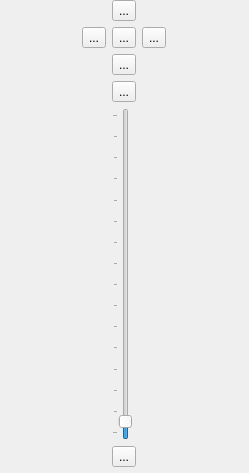
<ui version="4.0" >
 <class>MarbleNavigator</class>
 <widget class="QWidget" name="MarbleNavigator" >
  <property name="geometry" >
   <rect>
    <x>0</x>
    <y>0</y>
    <width>249</width>
    <height>473</height>
   </rect>
  </property>
  <property name="sizePolicy" >
   <sizepolicy>
    <hsizetype>0</hsizetype>
    <vsizetype>5</vsizetype>
    <horstretch>0</horstretch>
    <verstretch>0</verstretch>
   </sizepolicy>
  </property>
  <property name="windowTitle" >
   <string>Form</string>
  </property>
  <layout class="QHBoxLayout" >
   <property name="margin" >
    <number>0</number>
   </property>
   <property name="spacing" >
    <number>6</number>
   </property>
   <item>
    <layout class="QGridLayout" >
     <property name="margin" >
      <number>0</number>
     </property>
     <property name="spacing" >
      <number>6</number>
     </property>
     <item row="6" column="1" >
      <widget class="QFrame" name="m_pSpacerFrame" >
       <property name="sizePolicy" >
        <sizepolicy>
         <hsizetype>0</hsizetype>
         <vsizetype>0</vsizetype>
         <horstretch>0</horstretch>
         <verstretch>0</verstretch>
        </sizepolicy>
       </property>
       <property name="minimumSize" >
        <size>
         <width>16</width>
         <height>0</height>
        </size>
       </property>
       <property name="frameShape" >
        <enum>QFrame::NoFrame</enum>
       </property>
       <property name="frameShadow" >
        <enum>QFrame::Plain</enum>
       </property>
      </widget>
     </item>
     <item row="0" column="1" >
      <widget class="QToolButton" name="moveUpButton" >
       <property name="toolTip" >
        <string>Up</string>
       </property>
       <property name="whatsThis" >
        <string>Tilts the earth's axis towards the user.</string>
       </property>
       <property name="text" >
        <string>...</string>
       </property>
       <property name="icon" >
        <iconset resource="marble.qrc" >:/icons/arrow-up.png</iconset>
       </property>
      </widget>
     </item>
     <item row="1" column="0" >
      <widget class="QToolButton" name="moveLeftButton" >
       <property name="toolTip" >
        <string>Left</string>
       </property>
       <property name="whatsThis" >
        <string>Rotates the earth counterclockwise around its axis.</string>
       </property>
       <property name="text" >
        <string>...</string>
       </property>
       <property name="icon" >
        <iconset resource="marble.qrc" >:/icons/arrow-left.png</iconset>
       </property>
       <property name="shortcut" >
        <string>Left</string>
       </property>
      </widget>
     </item>
     <item row="1" column="1" >
      <widget class="QToolButton" name="goHomeButton" >
       <property name="toolTip" >
        <string>Reset View</string>
       </property>
       <property name="whatsThis" >
        <string>Click this button to restore the original zoom level and view angle.</string>
       </property>
       <property name="text" >
        <string>...</string>
       </property>
       <property name="icon" >
        <iconset resource="marble.qrc" >:/icons/go-home.png</iconset>
       </property>
       <property name="shortcut" >
        <string>Home</string>
       </property>
      </widget>
     </item>
     <item row="1" column="2" >
      <widget class="QToolButton" name="moveRightButton" >
       <property name="toolTip" >
        <string>Right</string>
       </property>
       <property name="whatsThis" >
        <string>Rotates the earth clockwise around its axis.</string>
       </property>
       <property name="text" >
        <string>...</string>
       </property>
       <property name="icon" >
        <iconset resource="marble.qrc" >:/icons/arrow-right.png</iconset>
       </property>
       <property name="shortcut" >
        <string>Right</string>
       </property>
      </widget>
     </item>
     <item row="2" column="1" >
      <widget class="QToolButton" name="moveDownButton" >
       <property name="toolTip" >
        <string>Down</string>
       </property>
       <property name="whatsThis" >
        <string>Tilts the earth's axis away from the user.</string>
       </property>
       <property name="text" >
        <string>...</string>
       </property>
       <property name="icon" >
        <iconset resource="marble.qrc" >:/icons/arrow-down.png</iconset>
       </property>
      </widget>
     </item>
     <item row="3" column="1" >
      <widget class="QToolButton" name="zoomInButton" >
       <property name="toolTip" >
        <string>Zoom In</string>
       </property>
       <property name="whatsThis" >
        <string>Zoom in by pressing this button to see more details.</string>
       </property>
       <property name="text" >
        <string>...</string>
       </property>
       <property name="icon" >
        <iconset resource="marble.qrc" >:/icons/zoom-in.png</iconset>
       </property>
       <property name="shortcut" >
        <string>+</string>
       </property>
      </widget>
     </item>
     <item row="4" column="1" >
      <widget class="QSlider" name="zoomSlider" >
       <property name="sizePolicy" >
        <sizepolicy>
         <hsizetype>0</hsizetype>
         <vsizetype>3</vsizetype>
         <horstretch>0</horstretch>
         <verstretch>0</verstretch>
        </sizepolicy>
       </property>
       <property name="toolTip" >
        <string>Zoom Slider</string>
       </property>
       <property name="whatsThis" >
        <string>Use this slider to adjust the zoom level of the map.</string>
       </property>
       <property name="minimum" >
        <number>1000</number>
       </property>
       <property name="maximum" >
        <number>2500</number>
       </property>
       <property name="value" >
        <number>1050</number>
       </property>
       <property name="sliderPosition" >
        <number>1050</number>
       </property>
       <property name="orientation" >
        <enum>Qt::Vertical</enum>
       </property>
       <property name="tickPosition" >
        <enum>QSlider::TicksAbove</enum>
       </property>
       <property name="tickInterval" >
        <number>100</number>
       </property>
      </widget>
     </item>
     <item row="5" column="1" >
      <widget class="QToolButton" name="zoomOutButton" >
       <property name="toolTip" >
        <string>Zoom Out</string>
       </property>
       <property name="whatsThis" >
        <string>Zoom out by pressing this button to see less details.</string>
       </property>
       <property name="text" >
        <string>...</string>
       </property>
       <property name="icon" >
        <iconset resource="marble.qrc" >:/icons/zoom-out.png</iconset>
       </property>
       <property name="shortcut" >
        <string>-</string>
       </property>
      </widget>
     </item>
    </layout>
   </item>
  </layout>
 </widget>
 <resources>
  <include location="marble.qrc" />
 </resources>
 <connections/>
</ui>
